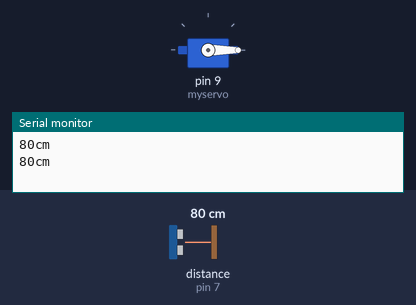
Bench run of a sketch on a simulated Arduino Uno, built with avr-gcc and run on an emulated ATmega328P. On the bench: servo, the last lines printed to the serial monitor. Wiring (inferred from the names in the program): ultrasonic range finder: trigger pin 6; echo pin 7. The test bench sets the inputs (shaded band); at power-on: distance to the obstacle (sensor on pin 7) 80 cm. The echo pulse lasts 58.3 µs per cm.

Above: at 1.9 s.
2.0 s: distance to the obstacle (sensor on pin 7) set to 18 cm
3.5 s: distance to the obstacle (sensor on pin 7) set to 14 cm
At 5.7 s:
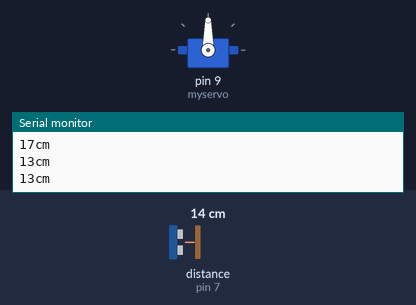
6.0 s: distance to the obstacle (sensor on pin 7) set to 35 cm
At 7.7 s:
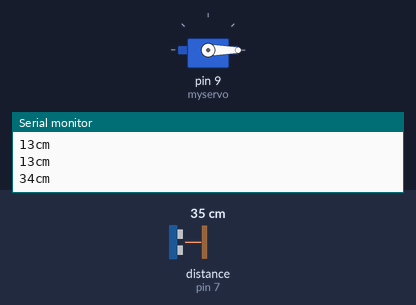
8.2 s: distance to the obstacle (sensor on pin 7) set to 2 cm
At 9.5 s:
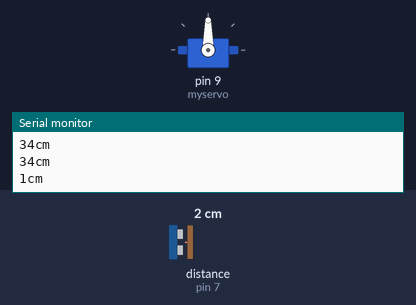
Timing chart, 0 to 11.2 s (numbered marks = the images above; inputs shaded):
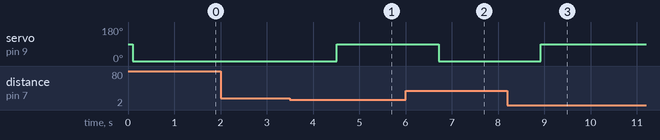

Measured:
- the behaviour switches between 16 and 15 cm on distance to the obstacle (sensor on pin 7) (found by bisection; images 0 and 1)
- after the input at 3.5 s, servo on pin 9 (myservo): 0° → 90° after 1.0 s
- after the input at 6.0 s, servo on pin 9 (myservo): 90° → 0° after 0.72 s
- after the input at 8.2 s, servo on pin 9 (myservo): 0° → 90° after 0.72 s

The sketch:

check.ino
```cpp
#include <Servo.h>

Servo myservo;  // create servo object to control a servo
// twelve servo objects can be created on most boards

int pos = 0;    // variable to store the servo position
long distance;

const int pingPin = 6; // Trigger Pin of Ultrasonic Sensor
const int echoPin = 7; // Echo Pin of Ultrasonic Sensor

void setup() {
   Serial.begin(9600); // Starting Serial Terminal
   myservo.attach(9);
}
long microsecondsToCentimeters(long microseconds) {
   return microseconds / 29 / 2;
}

void loop() {
   long duration, inches, cm;
   pinMode(pingPin, OUTPUT);
   digitalWrite(pingPin, LOW);
   delayMicroseconds(2);
   digitalWrite(pingPin, HIGH);
   delayMicroseconds(10);
   digitalWrite(pingPin, LOW);
   pinMode(echoPin, INPUT);


   duration = pulseIn(echoPin, HIGH);
   // inches = microsecondsToInches(duration);
   cm = microsecondsToCentimeters(duration);
  // Serial.print(inches);
  // Serial.print("in, ");
   Serial.print(cm);
   Serial.print("cm");
   Serial.println();
   delay(100);


if(cm<15){
    // goes from 0 degrees to 180 degrees
    // in steps of 1 degree
    myservo.write(90);              // tell servo to go to position in variable 'pos'
    //delay(100);
    // waits 15ms for the servo to reach the position

}
if(cm>15){
    // goes from 180 degrees to 0 degrees
    myservo.write(0);              // tell servo to go to position in variable 'pos'
    //delay(100);                       // waits 15ms for the servo to reach the position

}
delay(1000);

}
```
